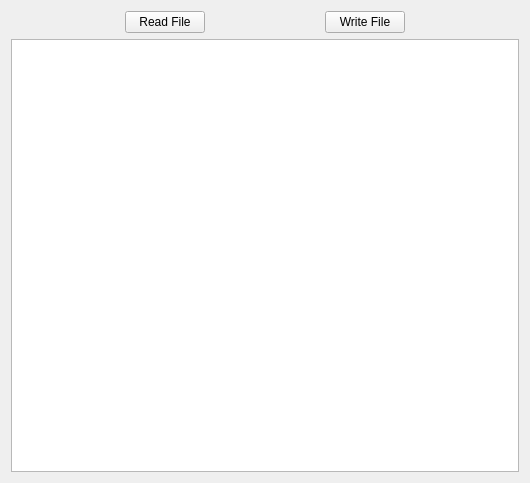
<?xml version="1.0" encoding="UTF-8"?>
<ui version="4.0">
 <class>Widget</class>
 <widget class="QWidget" name="Widget">
  <property name="geometry">
   <rect>
    <x>0</x>
    <y>0</y>
    <width>530</width>
    <height>483</height>
   </rect>
  </property>
  <property name="windowTitle">
   <string>Widget</string>
  </property>
  <layout class="QGridLayout" name="gridLayout">
   <item row="0" column="0">
    <spacer name="horizontalSpacer_2">
     <property name="orientation">
      <enum>Qt::Horizontal</enum>
     </property>
     <property name="sizeHint" stdset="0">
      <size>
       <width>95</width>
       <height>20</height>
      </size>
     </property>
    </spacer>
   </item>
   <item row="0" column="1">
    <widget class="QPushButton" name="buttonRead">
     <property name="text">
      <string>Read File</string>
     </property>
    </widget>
   </item>
   <item row="0" column="2">
    <spacer name="horizontalSpacer">
     <property name="orientation">
      <enum>Qt::Horizontal</enum>
     </property>
     <property name="sizeHint" stdset="0">
      <size>
       <width>95</width>
       <height>20</height>
      </size>
     </property>
    </spacer>
   </item>
   <item row="0" column="3">
    <widget class="QPushButton" name="buttonWrite">
     <property name="text">
      <string>Write File</string>
     </property>
    </widget>
   </item>
   <item row="0" column="4">
    <spacer name="horizontalSpacer_3">
     <property name="orientation">
      <enum>Qt::Horizontal</enum>
     </property>
     <property name="sizeHint" stdset="0">
      <size>
       <width>95</width>
       <height>20</height>
      </size>
     </property>
    </spacer>
   </item>
   <item row="1" column="0" colspan="5">
    <widget class="QTextEdit" name="textEdit"/>
   </item>
  </layout>
 </widget>
 <layoutdefault spacing="6" margin="11"/>
 <resources/>
 <connections/>
</ui>
